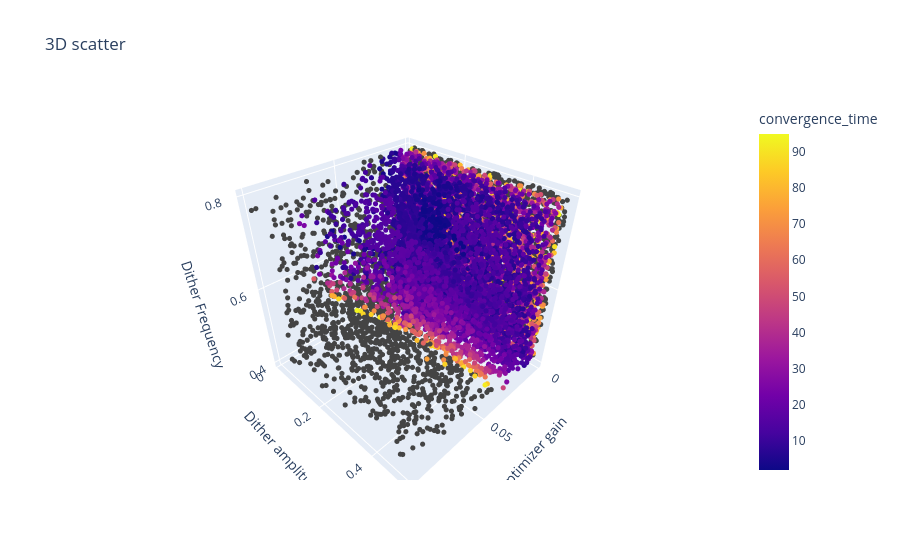

Notebook code for this chart:
### Code cell
fig10k = px.scatter_3d(df,
                    x = 'optimizer_gain',
                    y = 'dither_amplitude',
                    z = 'dither_frequency',
                    color = 'convergence_time',
                    title = '3D scatter',
                    labels = {'optimizer_gain' : 'Optimizer gain',
                              'dither_amplitude' : 'Dither amplitude',
                              'dither_frequency' : 'Dither Frequency'})
fig10k.update_traces(marker=dict(size=3))
fig10k.show()

### Figure 1 — Plotly figure (JSON) as saved in the notebook; plotly's stock layout.template omitted (floating-point values rounded to 4 significant figures; data arrays with more than 128 entries replaced by an {"elided": "..."} marker saying what was removed)
{"data": [{"hovertemplate": "Optimizer gain=%{x}<br>Dither amplitude=%{y}<br>Dither Frequency=%{z}<br>convergence_time=%{marker.color}<extra></extra>", "legendgroup": "", "marker": {"color": {"elided": "10000 float values"}, "coloraxis": "coloraxis", "size": 3, "symbol": "circle"}, "mode": "markers", "name": "", "scene": "scene", "showlegend": false, "type": "scatter3d", "x": {"elided": "10000 float values"}, "y": {"elided": "10000 float values"}, "z": {"elided": "10000 float values"}}], "layout": {"coloraxis": {"colorbar": {"title": {"text": "convergence_time"}}, "colorscale": [[0, "#0d0887"], [0.1111, "#46039f"], [0.2222, "#7201a8"], [0.3333, "#9c179e"], [0.4444, "#bd3786"], [0.5556, "#d8576b"], [0.6667, "#ed7953"], [0.7778, "#fb9f3a"], [0.8889, "#fdca26"], [1, "#f0f921"]]}, "legend": {"tracegroupgap": 0}, "scene": {"domain": {"x": [0, 1], "y": [0, 1]}, "xaxis": {"title": {"text": "Optimizer gain"}}, "yaxis": {"title": {"text": "Dither amplitude"}}, "zaxis": {"title": {"text": "Dither Frequency"}}}, "title": {"text": "3D scatter"}}}
